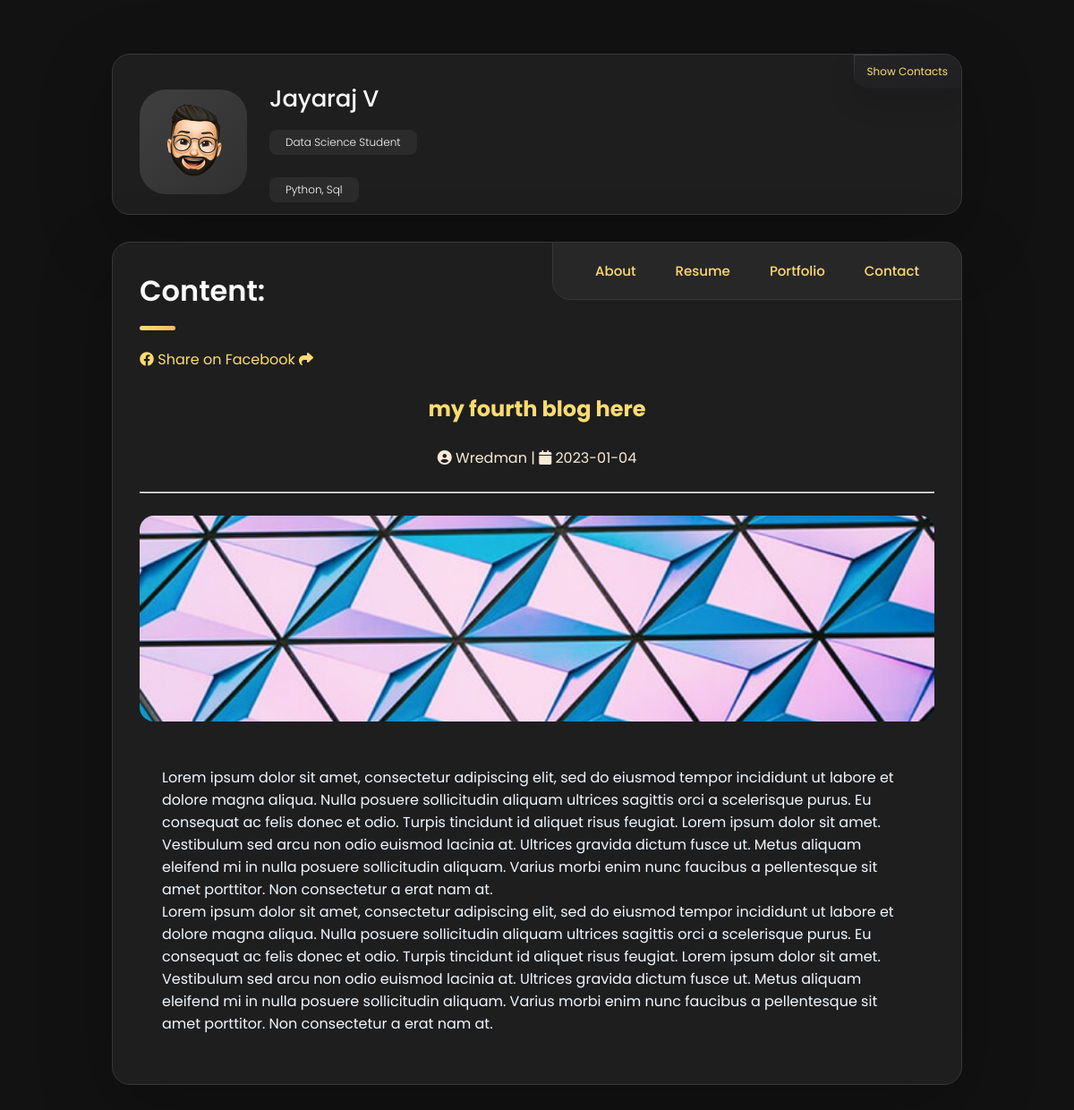
Page /my fourth blog here on the earlier database version.
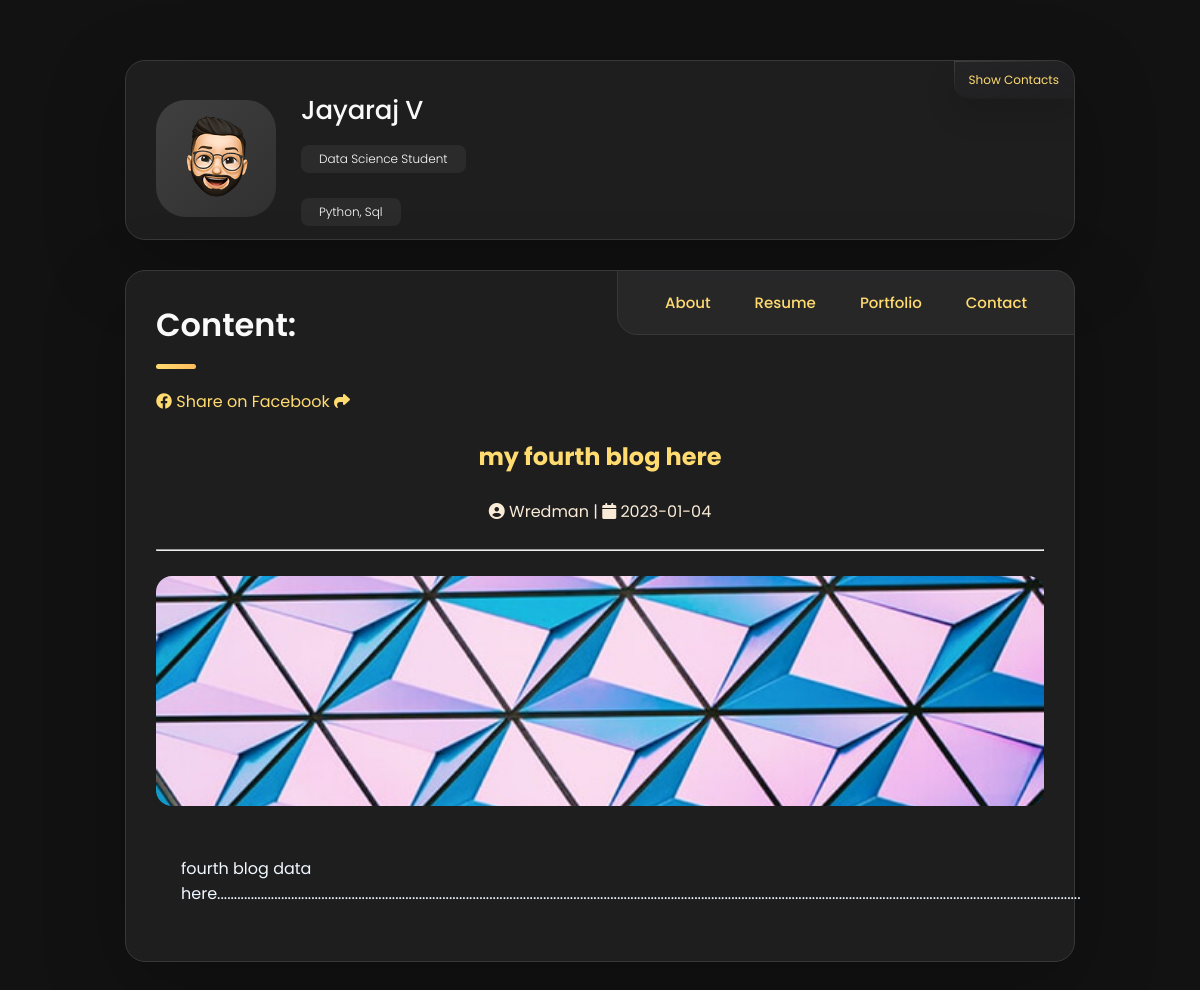
Same page on the later database version.
### tables this page shows
CREATE TABLE "blogs" (
	"id"	INTEGER,
	"Author"	text NOT NULL,
	"publihed_at"	TIMESTAMP NOT NULL,
	"content"	TEXT NOT NULL CHECK(LENGTH("content") > 100),
	"image"	text,
	"is_pinned"	boolean DEFAULT false,
	"title"	text NOT NULL UNIQUE,
	PRIMARY KEY("id" AUTOINCREMENT)
);

### app.py (the view)
@app.route('/<id>')
def content(id):
    conn = sqlite3.connect('mydatabase.db')
    c = conn.cursor()
    c.execute("SELECT content,author,publihed_at,title,image FROM blogs WHERE title=?", (id,))
    blog = c.fetchall()
    return render_template('single.html', content=blog , id=id)

### templates/single.html
{%extends 'base.html'%}
{%block content%}
<article class="about active" data-page="blog">
    {% for blog in content %}
    <header>
      <h2 class="h2 article-title">Content: </h2>
      <a href="https://www.facebook.com/sharer/sharer.php?u={{ url_for('content', id= id, _external=True) }}" target="_blank">
        <i class="fa-brands fa-facebook"></i> Share on Facebook <i class="fa fa-share"></i><br>
      </a>
      <br>
    </header>
    <center>
      <div class="title1">
    <h2 > {{ blog[3] }}</h2>
  </div>
    <br>
    <div class="authors">
    <i class="fa fa-user-circle"></i> {{ blog[1] }} |
    <i class="fa fa-calendar"></i>  {{ blog[2] }}
  </div>
    <br>
    <hr>
<br>
    </center>
    <figure class="blog-banner-box">
        <img src="{{ url_for('static', filename=blog[4] ) }}" alt="Design conferences in 2022" loading="lazy">
    </figure>
    <br>
    <div class="blog-content">
     {{ blog[0]|safe }}
    </div>
    {%endfor%}
</article>
{%endblock%}

Differences in the rows shown:
changed blogs "my fourth blog here": content "Lorem ipsum dolor sit amet, consectetur adipiscing elit, sed do eiusmod tempor incididunt ut labore et dolore magna aliqua. Nulla posuere sollicitudin aliquam ultrices sagittis orci a scelerisque purus. Eu consequat ac felis donec et odio. Turpis tincidunt id aliquet risus feugiat. Lorem ipsum dolor sit amet. Vestibulum sed arcu non odio euismod lacinia at. Ultrices gravida dictum fusce ut. Metus aliquam eleifend mi in nulla posuere sollicitudin aliquam. Varius morbi enim nunc faucibus a pellentesque sit amet porttitor. Non consectetur a erat nam at. Lorem ipsum dolor sit amet, consectetur adipiscing elit, sed do eiusmod tempor incididunt ut labore et dolore magna aliqua. Nulla posuere…" → "fourth blog data here................................................................................................................................................................................................................................................................."
